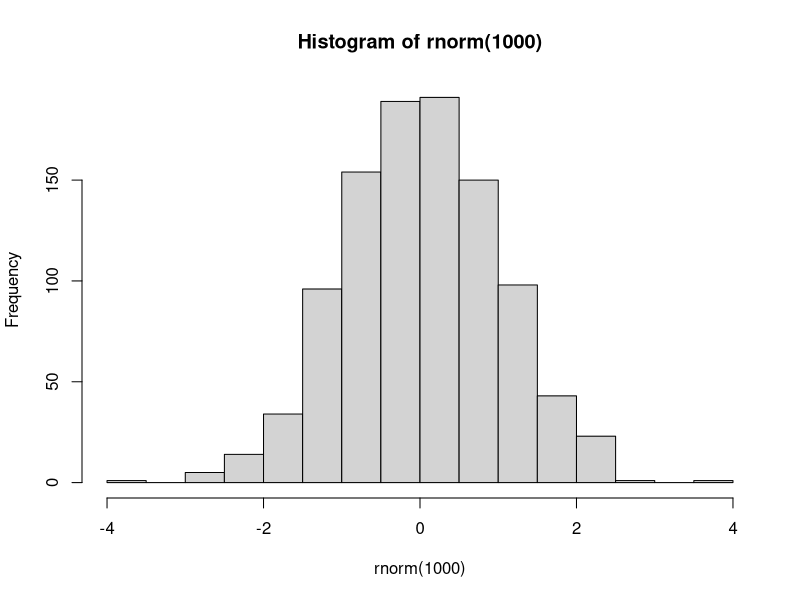

Write R code to recreate this figure.
## ---- chunk 1
# Here we can run any R code and  have it output the results

4 + 4
2 ^ 3
"cat" %in% c("cat", "dog", "mouse")
## ---- chunk 2
hist(rnorm(1000))
